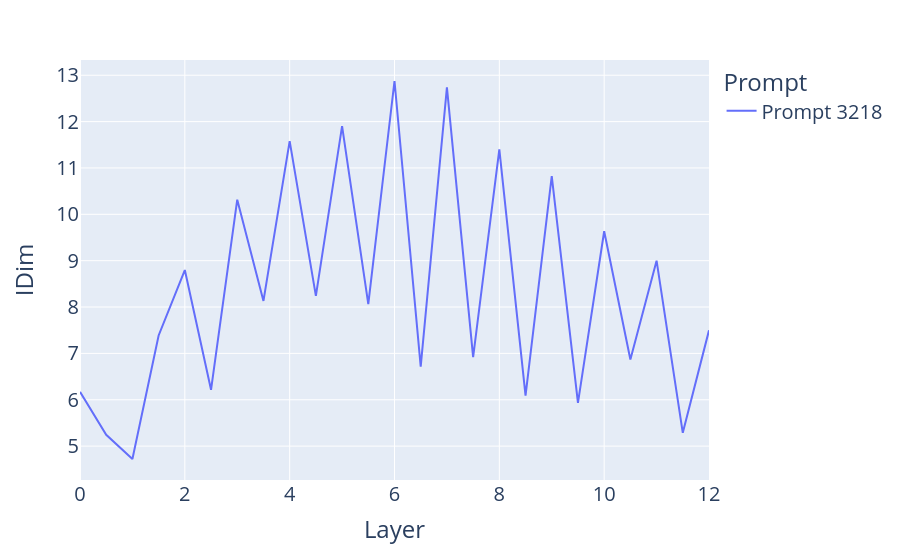

Source (notebook cell):
### Code cell
per_layer_residual, labels = cache.decompose_resid(
    layer=-1, return_labels=True
)
print(labels)
print(per_layer_residual.shape)
# ids = compute_ids(per_layer_residual.squeeze())
# line(ids[1:, 0, 1], hover_name=labels[1:], title="ID from Per-Layer Residuals", x=np.arange(model.cfg.n_layers * 2 + 1) / 2)
# print(ids.shape)
# lines(ids[:, 0, :3].T, hover_name=labels, x=np.arange(model.cfg.n_layers * 2 + 2) / 2, names = ["2", "4", "8"])
idim_per_layer = []
for idx in range(len(tokens)):
  ids = compute_ids(per_layer_residual[:, idx])
  # print(accumulated_residual.shape)
  idim_per_layer.append(ids[1:, 0, 1])
  # line(ids[:, 0, 1],x=np.arange(model.cfg.n_layers * 2 + 1) / 2, hover_name=labels)

lines(idim_per_layer,x=np.arange(model.cfg.n_layers * 2 + 1) / 2, hover_name=labels[1:], names = ['Prompt 3218'])

### Figure 1 — Plotly figure (JSON) as saved in the notebook; plotly's stock layout.template omitted (floating-point values rounded to 4 significant figures)
{"data": [{"hovertemplate": "<b>%{hovertext}</b><br><br>Prompt=Prompt 3218<br>Layer=%{x}<br>IDim=%{y}<extra></extra>", "hovertext": ["pos_embed", "0_attn_out", "0_mlp_out", "1_attn_out", "1_mlp_out", "2_attn_out", "2_mlp_out", "3_attn_out", "3_mlp_out", "4_attn_out", "4_mlp_out", "5_attn_out", "5_mlp_out", "6_attn_out", "6_mlp_out", "7_attn_out", "7_mlp_out", "8_attn_out", "8_mlp_out", "9_attn_out", "9_mlp_out", "10_attn_out", "10_mlp_out", "11_attn_out", "11_mlp_out"], "legendgroup": "Prompt 3218", "line": {"color": "#636efa", "dash": "solid"}, "marker": {"symbol": "circle"}, "mode": "lines", "name": "Prompt 3218", "orientation": "v", "showlegend": true, "type": "scatter", "x": [0, 0.5, 1, 1.5, 2, 2.5, 3, 3.5, 4, 4.5, 5, 5.5, 6, 6.5, 7, 7.5, 8, 8.5, 9, 9.5, 10, 10.5, 11, 11.5, 12], "xaxis": "x", "y": [6.17, 5.245, 4.722, 7.387, 8.799, 6.215, 10.32, 8.133, 11.58, 8.242, 11.9, 8.065, 12.88, 6.717, 12.74, 6.921, 11.4, 6.091, 10.82, 5.932, 9.635, 6.868, 9.0, 5.287, 7.497], "yaxis": "y"}], "layout": {"font": {"size": 20}, "legend": {"title": {"text": "Prompt"}, "tracegroupgap": 0}, "margin": {"t": 60}, "xaxis": {"anchor": "y", "domain": [0, 1], "title": {"text": "Layer"}}, "yaxis": {"anchor": "x", "domain": [0, 1], "title": {"text": "IDim"}}}}
